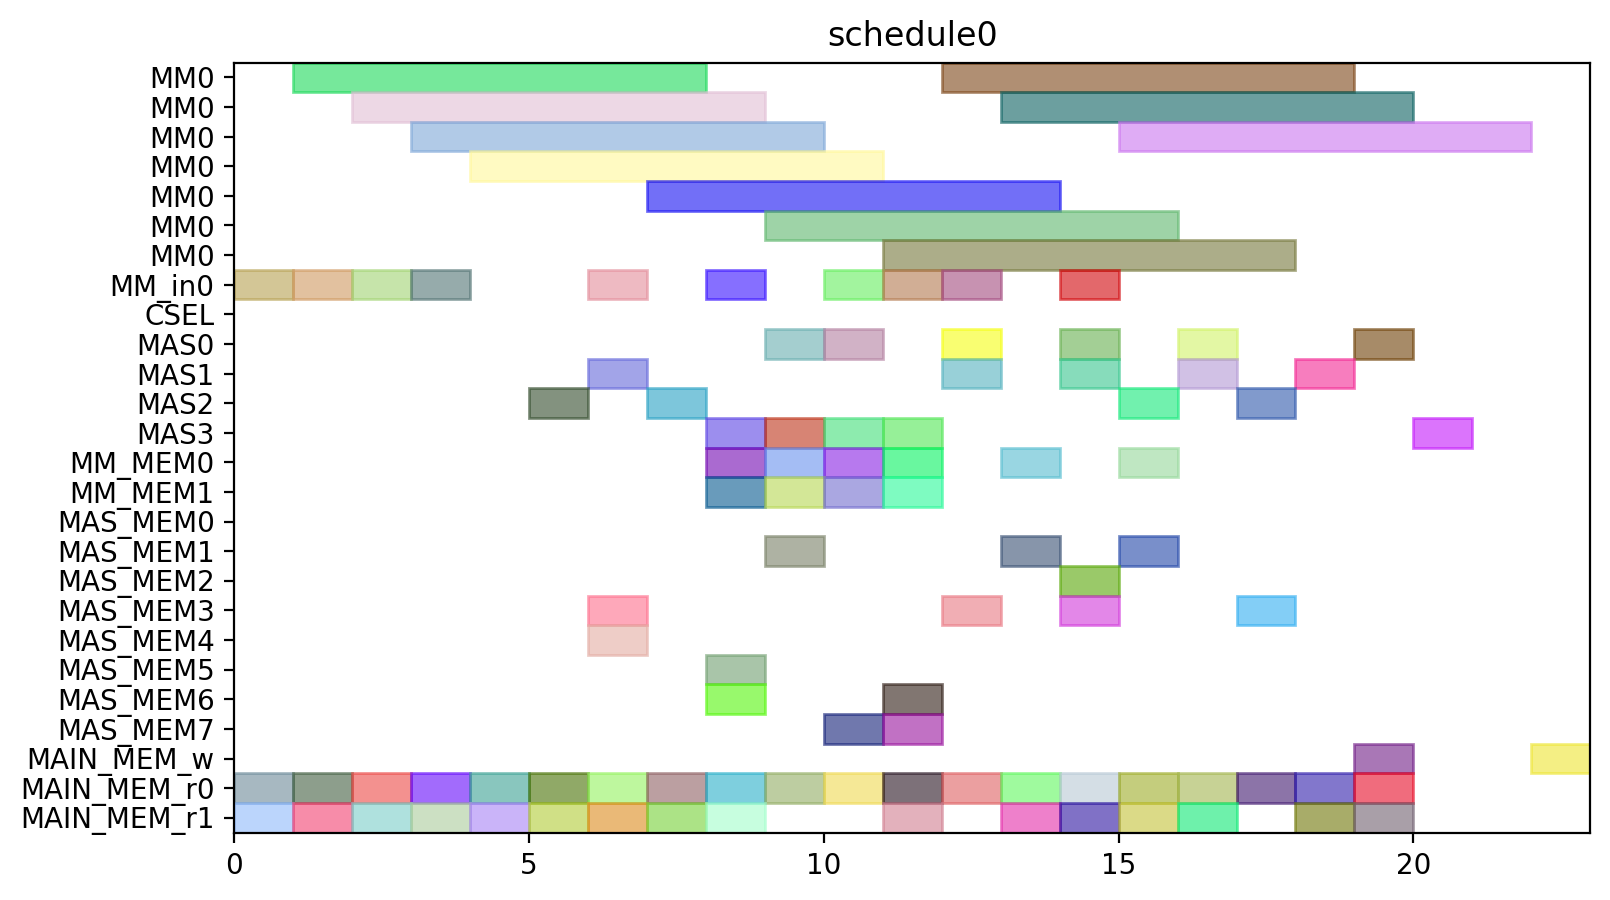

The Python source for this figure:
from pyschedule import Scenario, solvers, plotters, alt


def solve():
	horizon = 120
	S = Scenario("schedule0", horizon=horizon)

	# resource
	MM = S.Resources('MM', num=1, size=7)
	MM_in = S.Resources('MM_in', num=1)
	CSEL = S.Resource('CSEL')
	MAS = S.Resources('MAS', num=4, size=1, periods=range(1, horizon))
	MM_MEM = S.Resources('MM_MEM', num=2)
	MAS_MEM = S.Resources('MAS_MEM', num=8)
	MAIN_MEM_w = S.Resource('MAIN_MEM_w', size=1)
	MAIN_MEM_r = S.Resources('MAIN_MEM_r', num=2)

	# result of previous scheduling

	# new tasks
	t0_t0 = S.Task('t0_t0', length=7, delay_cost=1)
	t0_t0 += alt(MM)
	t0_t0_in = S.Task('t0_t0_in', length=1, delay_cost=1)
	t0_t0_in += alt(MM_in)
	S += t0_t0_in*MM_in[0]<=t0_t0*MM[0]
	t0_t0_mem0 = S.Task('t0_t0_mem0', length=1, delay_cost=1)
	t0_t0_mem0 += MAIN_MEM_r[0]
	S += t0_t0_mem0 <= t0_t0

	t0_t0_mem1 = S.Task('t0_t0_mem1', length=1, delay_cost=1)
	t0_t0_mem1 += MAIN_MEM_r[1]
	S += t0_t0_mem1 <= t0_t0

	t0_t1 = S.Task('t0_t1', length=7, delay_cost=1)
	t0_t1 += alt(MM)
	t0_t1_in = S.Task('t0_t1_in', length=1, delay_cost=1)
	t0_t1_in += alt(MM_in)
	S += t0_t1_in*MM_in[0]<=t0_t1*MM[0]
	t0_t1_mem0 = S.Task('t0_t1_mem0', length=1, delay_cost=1)
	t0_t1_mem0 += MAIN_MEM_r[0]
	S += t0_t1_mem0 <= t0_t1

	t0_t1_mem1 = S.Task('t0_t1_mem1', length=1, delay_cost=1)
	t0_t1_mem1 += MAIN_MEM_r[1]
	S += t0_t1_mem1 <= t0_t1

	t0_t2 = S.Task('t0_t2', length=1, delay_cost=1)
	t0_t2 += alt(MAS)
	t0_t2_mem0 = S.Task('t0_t2_mem0', length=1, delay_cost=1)
	t0_t2_mem0 += MAIN_MEM_r[0]
	S += t0_t2_mem0 <= t0_t2

	t0_t2_mem1 = S.Task('t0_t2_mem1', length=1, delay_cost=1)
	t0_t2_mem1 += MAIN_MEM_r[1]
	S += t0_t2_mem1 <= t0_t2

	t0_t3 = S.Task('t0_t3', length=1, delay_cost=1)
	t0_t3 += alt(MAS)
	t0_t3_mem0 = S.Task('t0_t3_mem0', length=1, delay_cost=1)
	t0_t3_mem0 += MAIN_MEM_r[0]
	S += t0_t3_mem0 <= t0_t3

	t0_t3_mem1 = S.Task('t0_t3_mem1', length=1, delay_cost=1)
	t0_t3_mem1 += MAIN_MEM_r[1]
	S += t0_t3_mem1 <= t0_t3

	t2_t0 = S.Task('t2_t0', length=7, delay_cost=1)
	t2_t0 += alt(MM)
	t2_t0_in = S.Task('t2_t0_in', length=1, delay_cost=1)
	t2_t0_in += alt(MM_in)
	S += t2_t0_in*MM_in[0]<=t2_t0*MM[0]
	t2_t0_mem0 = S.Task('t2_t0_mem0', length=1, delay_cost=1)
	t2_t0_mem0 += MAIN_MEM_r[0]
	S += t2_t0_mem0 <= t2_t0

	t2_t0_mem1 = S.Task('t2_t0_mem1', length=1, delay_cost=1)
	t2_t0_mem1 += MAIN_MEM_r[1]
	S += t2_t0_mem1 <= t2_t0

	t2_t1 = S.Task('t2_t1', length=7, delay_cost=1)
	t2_t1 += alt(MM)
	t2_t1_in = S.Task('t2_t1_in', length=1, delay_cost=1)
	t2_t1_in += alt(MM_in)
	S += t2_t1_in*MM_in[0]<=t2_t1*MM[0]
	t2_t1_mem0 = S.Task('t2_t1_mem0', length=1, delay_cost=1)
	t2_t1_mem0 += MAIN_MEM_r[0]
	S += t2_t1_mem0 <= t2_t1

	t2_t1_mem1 = S.Task('t2_t1_mem1', length=1, delay_cost=1)
	t2_t1_mem1 += MAIN_MEM_r[1]
	S += t2_t1_mem1 <= t2_t1

	t2_t2 = S.Task('t2_t2', length=1, delay_cost=1)
	t2_t2 += alt(MAS)
	t2_t2_mem0 = S.Task('t2_t2_mem0', length=1, delay_cost=1)
	t2_t2_mem0 += MAIN_MEM_r[0]
	S += t2_t2_mem0 <= t2_t2

	t2_t2_mem1 = S.Task('t2_t2_mem1', length=1, delay_cost=1)
	t2_t2_mem1 += MAIN_MEM_r[1]
	S += t2_t2_mem1 <= t2_t2

	t2_t3 = S.Task('t2_t3', length=1, delay_cost=1)
	t2_t3 += alt(MAS)
	t2_t3_mem0 = S.Task('t2_t3_mem0', length=1, delay_cost=1)
	t2_t3_mem0 += MAIN_MEM_r[0]
	S += t2_t3_mem0 <= t2_t3

	t2_t3_mem1 = S.Task('t2_t3_mem1', length=1, delay_cost=1)
	t2_t3_mem1 += MAIN_MEM_r[1]
	S += t2_t3_mem1 <= t2_t3

	t7_t2 = S.Task('t7_t2', length=1, delay_cost=1)
	t7_t2 += alt(MAS)
	t7_t2_mem0 = S.Task('t7_t2_mem0', length=1, delay_cost=1)
	t7_t2_mem0 += MAIN_MEM_r[0]
	S += t7_t2_mem0 <= t7_t2

	t7_t2_mem1 = S.Task('t7_t2_mem1', length=1, delay_cost=1)
	t7_t2_mem1 += MAIN_MEM_r[1]
	S += t7_t2_mem1 <= t7_t2

	t9_t2 = S.Task('t9_t2', length=1, delay_cost=1)
	t9_t2 += alt(MAS)
	t9_t2_mem0 = S.Task('t9_t2_mem0', length=1, delay_cost=1)
	t9_t2_mem0 += MAIN_MEM_r[0]
	S += t9_t2_mem0 <= t9_t2

	t9_t2_mem1 = S.Task('t9_t2_mem1', length=1, delay_cost=1)
	t9_t2_mem1 += MAIN_MEM_r[1]
	S += t9_t2_mem1 <= t9_t2

	t14_t2 = S.Task('t14_t2', length=1, delay_cost=1)
	t14_t2 += alt(MAS)
	t14_t2_mem0 = S.Task('t14_t2_mem0', length=1, delay_cost=1)
	t14_t2_mem0 += MAIN_MEM_r[0]
	S += t14_t2_mem0 <= t14_t2

	t14_t2_mem1 = S.Task('t14_t2_mem1', length=1, delay_cost=1)
	t14_t2_mem1 += MAIN_MEM_r[1]
	S += t14_t2_mem1 <= t14_t2

	new_TZ_t2 = S.Task('new_TZ_t2', length=1, delay_cost=1)
	new_TZ_t2 += alt(MAS)
	new_TZ_t2_mem0 = S.Task('new_TZ_t2_mem0', length=1, delay_cost=1)
	new_TZ_t2_mem0 += MAIN_MEM_r[0]
	S += new_TZ_t2_mem0 <= new_TZ_t2

	new_TZ_t2_mem1 = S.Task('new_TZ_t2_mem1', length=1, delay_cost=1)
	new_TZ_t2_mem1 += MAIN_MEM_r[1]
	S += new_TZ_t2_mem1 <= new_TZ_t2

	t16_t2 = S.Task('t16_t2', length=1, delay_cost=1)
	t16_t2 += alt(MAS)
	t16_t2_mem0 = S.Task('t16_t2_mem0', length=1, delay_cost=1)
	t16_t2_mem0 += MAIN_MEM_r[0]
	S += t16_t2_mem0 <= t16_t2

	t16_t2_mem1 = S.Task('t16_t2_mem1', length=1, delay_cost=1)
	t16_t2_mem1 += MAIN_MEM_r[1]
	S += t16_t2_mem1 <= t16_t2

	t17_t2 = S.Task('t17_t2', length=1, delay_cost=1)
	t17_t2 += alt(MAS)
	t17_t2_mem0 = S.Task('t17_t2_mem0', length=1, delay_cost=1)
	t17_t2_mem0 += MAIN_MEM_r[0]
	S += t17_t2_mem0 <= t17_t2

	t17_t2_mem1 = S.Task('t17_t2_mem1', length=1, delay_cost=1)
	t17_t2_mem1 += MAIN_MEM_r[1]
	S += t17_t2_mem1 <= t17_t2

	t0_t4 = S.Task('t0_t4', length=7, delay_cost=1)
	t0_t4 += alt(MM)
	t0_t4_in = S.Task('t0_t4_in', length=1, delay_cost=1)
	t0_t4_in += alt(MM_in)
	S += t0_t4_in*MM_in[0]<=t0_t4*MM[0]
	t0_t4_mem0 = S.Task('t0_t4_mem0', length=1, delay_cost=1)
	t0_t4_mem0 += alt(MAS_MEM)
	S += (t0_t2*MAS[0])-1 < t0_t4_mem0*MAS_MEM[0]
	S += (t0_t2*MAS[1])-1 < t0_t4_mem0*MAS_MEM[2]
	S += (t0_t2*MAS[2])-1 < t0_t4_mem0*MAS_MEM[4]
	S += (t0_t2*MAS[3])-1 < t0_t4_mem0*MAS_MEM[6]
	S += t0_t4_mem0 <= t0_t4

	t0_t4_mem1 = S.Task('t0_t4_mem1', length=1, delay_cost=1)
	t0_t4_mem1 += alt(MAS_MEM)
	S += (t0_t3*MAS[0])-1 < t0_t4_mem1*MAS_MEM[1]
	S += (t0_t3*MAS[1])-1 < t0_t4_mem1*MAS_MEM[3]
	S += (t0_t3*MAS[2])-1 < t0_t4_mem1*MAS_MEM[5]
	S += (t0_t3*MAS[3])-1 < t0_t4_mem1*MAS_MEM[7]
	S += t0_t4_mem1 <= t0_t4

	t00 = S.Task('t00', length=1, delay_cost=1)
	t00 += alt(MAS)
	t00_mem0 = S.Task('t00_mem0', length=1, delay_cost=1)
	t00_mem0 += alt(MM_MEM)
	S += (t0_t0*MM[0])-1 < t00_mem0*MM_MEM[0]
	S += t00_mem0 <= t00

	t00_mem1 = S.Task('t00_mem1', length=1, delay_cost=1)
	t00_mem1 += alt(MM_MEM)
	S += (t0_t1*MM[0])-1 < t00_mem1*MM_MEM[1]
	S += t00_mem1 <= t00

	t0_t5 = S.Task('t0_t5', length=1, delay_cost=1)
	t0_t5 += alt(MAS)
	t0_t5_mem0 = S.Task('t0_t5_mem0', length=1, delay_cost=1)
	t0_t5_mem0 += alt(MM_MEM)
	S += (t0_t0*MM[0])-1 < t0_t5_mem0*MM_MEM[0]
	S += t0_t5_mem0 <= t0_t5

	t0_t5_mem1 = S.Task('t0_t5_mem1', length=1, delay_cost=1)
	t0_t5_mem1 += alt(MM_MEM)
	S += (t0_t1*MM[0])-1 < t0_t5_mem1*MM_MEM[1]
	S += t0_t5_mem1 <= t0_t5

	t2_t4 = S.Task('t2_t4', length=7, delay_cost=1)
	t2_t4 += alt(MM)
	t2_t4_in = S.Task('t2_t4_in', length=1, delay_cost=1)
	t2_t4_in += alt(MM_in)
	S += t2_t4_in*MM_in[0]<=t2_t4*MM[0]
	t2_t4_mem0 = S.Task('t2_t4_mem0', length=1, delay_cost=1)
	t2_t4_mem0 += alt(MAS_MEM)
	S += (t2_t2*MAS[0])-1 < t2_t4_mem0*MAS_MEM[0]
	S += (t2_t2*MAS[1])-1 < t2_t4_mem0*MAS_MEM[2]
	S += (t2_t2*MAS[2])-1 < t2_t4_mem0*MAS_MEM[4]
	S += (t2_t2*MAS[3])-1 < t2_t4_mem0*MAS_MEM[6]
	S += t2_t4_mem0 <= t2_t4

	t2_t4_mem1 = S.Task('t2_t4_mem1', length=1, delay_cost=1)
	t2_t4_mem1 += alt(MAS_MEM)
	S += (t2_t3*MAS[0])-1 < t2_t4_mem1*MAS_MEM[1]
	S += (t2_t3*MAS[1])-1 < t2_t4_mem1*MAS_MEM[3]
	S += (t2_t3*MAS[2])-1 < t2_t4_mem1*MAS_MEM[5]
	S += (t2_t3*MAS[3])-1 < t2_t4_mem1*MAS_MEM[7]
	S += t2_t4_mem1 <= t2_t4

	t20 = S.Task('t20', length=1, delay_cost=1)
	t20 += alt(MAS)
	t20_mem0 = S.Task('t20_mem0', length=1, delay_cost=1)
	t20_mem0 += alt(MM_MEM)
	S += (t2_t0*MM[0])-1 < t20_mem0*MM_MEM[0]
	S += t20_mem0 <= t20

	t20_mem1 = S.Task('t20_mem1', length=1, delay_cost=1)
	t20_mem1 += alt(MM_MEM)
	S += (t2_t1*MM[0])-1 < t20_mem1*MM_MEM[1]
	S += t20_mem1 <= t20

	t2_t5 = S.Task('t2_t5', length=1, delay_cost=1)
	t2_t5 += alt(MAS)
	t2_t5_mem0 = S.Task('t2_t5_mem0', length=1, delay_cost=1)
	t2_t5_mem0 += alt(MM_MEM)
	S += (t2_t0*MM[0])-1 < t2_t5_mem0*MM_MEM[0]
	S += t2_t5_mem0 <= t2_t5

	t2_t5_mem1 = S.Task('t2_t5_mem1', length=1, delay_cost=1)
	t2_t5_mem1 += alt(MM_MEM)
	S += (t2_t1*MM[0])-1 < t2_t5_mem1*MM_MEM[1]
	S += t2_t5_mem1 <= t2_t5

	t01 = S.Task('t01', length=1, delay_cost=1)
	t01 += alt(MAS)
	t01_mem0 = S.Task('t01_mem0', length=1, delay_cost=1)
	t01_mem0 += alt(MM_MEM)
	S += (t0_t4*MM[0])-1 < t01_mem0*MM_MEM[0]
	S += t01_mem0 <= t01

	t01_mem1 = S.Task('t01_mem1', length=1, delay_cost=1)
	t01_mem1 += alt(MAS_MEM)
	S += (t0_t5*MAS[0])-1 < t01_mem1*MAS_MEM[1]
	S += (t0_t5*MAS[1])-1 < t01_mem1*MAS_MEM[3]
	S += (t0_t5*MAS[2])-1 < t01_mem1*MAS_MEM[5]
	S += (t0_t5*MAS[3])-1 < t01_mem1*MAS_MEM[7]
	S += t01_mem1 <= t01

	t10 = S.Task('t10', length=1, delay_cost=1)
	t10 += alt(MAS)
	t10_mem0 = S.Task('t10_mem0', length=1, delay_cost=1)
	t10_mem0 += MAIN_MEM_r[0]
	S += t10_mem0 <= t10

	t10_mem1 = S.Task('t10_mem1', length=1, delay_cost=1)
	t10_mem1 += alt(MAS_MEM)
	S += (t00*MAS[0])-1 < t10_mem1*MAS_MEM[1]
	S += (t00*MAS[1])-1 < t10_mem1*MAS_MEM[3]
	S += (t00*MAS[2])-1 < t10_mem1*MAS_MEM[5]
	S += (t00*MAS[3])-1 < t10_mem1*MAS_MEM[7]
	S += t10_mem1 <= t10

	t21 = S.Task('t21', length=1, delay_cost=1)
	t21 += alt(MAS)
	t21_mem0 = S.Task('t21_mem0', length=1, delay_cost=1)
	t21_mem0 += alt(MM_MEM)
	S += (t2_t4*MM[0])-1 < t21_mem0*MM_MEM[0]
	S += t21_mem0 <= t21

	t21_mem1 = S.Task('t21_mem1', length=1, delay_cost=1)
	t21_mem1 += alt(MAS_MEM)
	S += (t2_t5*MAS[0])-1 < t21_mem1*MAS_MEM[1]
	S += (t2_t5*MAS[1])-1 < t21_mem1*MAS_MEM[3]
	S += (t2_t5*MAS[2])-1 < t21_mem1*MAS_MEM[5]
	S += (t2_t5*MAS[3])-1 < t21_mem1*MAS_MEM[7]
	S += t21_mem1 <= t21

	t30 = S.Task('t30', length=1, delay_cost=1)
	t30 += alt(MAS)
	t30_mem0 = S.Task('t30_mem0', length=1, delay_cost=1)
	t30_mem0 += MAIN_MEM_r[0]
	S += t30_mem0 <= t30

	t30_mem1 = S.Task('t30_mem1', length=1, delay_cost=1)
	t30_mem1 += alt(MAS_MEM)
	S += (t20*MAS[0])-1 < t30_mem1*MAS_MEM[1]
	S += (t20*MAS[1])-1 < t30_mem1*MAS_MEM[3]
	S += (t20*MAS[2])-1 < t30_mem1*MAS_MEM[5]
	S += (t20*MAS[3])-1 < t30_mem1*MAS_MEM[7]
	S += t30_mem1 <= t30

	t11 = S.Task('t11', length=1, delay_cost=1)
	t11 += alt(MAS)
	t11_mem0 = S.Task('t11_mem0', length=1, delay_cost=1)
	t11_mem0 += MAIN_MEM_r[0]
	S += t11_mem0 <= t11

	t11_mem1 = S.Task('t11_mem1', length=1, delay_cost=1)
	t11_mem1 += alt(MAS_MEM)
	S += (t01*MAS[0])-1 < t11_mem1*MAS_MEM[1]
	S += (t01*MAS[1])-1 < t11_mem1*MAS_MEM[3]
	S += (t01*MAS[2])-1 < t11_mem1*MAS_MEM[5]
	S += (t01*MAS[3])-1 < t11_mem1*MAS_MEM[7]
	S += t11_mem1 <= t11

	t31 = S.Task('t31', length=1, delay_cost=1)
	t31 += alt(MAS)
	t31_mem0 = S.Task('t31_mem0', length=1, delay_cost=1)
	t31_mem0 += MAIN_MEM_r[0]
	S += t31_mem0 <= t31

	t31_mem1 = S.Task('t31_mem1', length=1, delay_cost=1)
	t31_mem1 += alt(MAS_MEM)
	S += (t21*MAS[0])-1 < t31_mem1*MAS_MEM[1]
	S += (t21*MAS[1])-1 < t31_mem1*MAS_MEM[3]
	S += (t21*MAS[2])-1 < t31_mem1*MAS_MEM[5]
	S += (t21*MAS[3])-1 < t31_mem1*MAS_MEM[7]
	S += t31_mem1 <= t31

	c010 = S.Task('c010', length=7, delay_cost=1)
	c010 += alt(MM)
	c010_in = S.Task('c010_in', length=1, delay_cost=1)
	c010_in += alt(MM_in)
	S += c010_in*MM_in[0]<=c010*MM[0]
	S += 0<c010

	c010_w = S.Task('c010_w', length=1, delay_cost=1)
	c010_w += alt(MAIN_MEM_w)
	S += c010 <= c010_w

	c010_mem0 = S.Task('c010_mem0', length=1, delay_cost=1)
	c010_mem0 += alt(MAS_MEM)
	S += (t30*MAS[0])-1 < c010_mem0*MAS_MEM[0]
	S += (t30*MAS[1])-1 < c010_mem0*MAS_MEM[2]
	S += (t30*MAS[2])-1 < c010_mem0*MAS_MEM[4]
	S += (t30*MAS[3])-1 < c010_mem0*MAS_MEM[6]
	S += c010_mem0 <= c010

	c010_mem1 = S.Task('c010_mem1', length=1, delay_cost=1)
	c010_mem1 += MAIN_MEM_r[1]
	S += c010_mem1 <= c010

	c200 = S.Task('c200', length=7, delay_cost=1)
	c200 += alt(MM)
	c200_in = S.Task('c200_in', length=1, delay_cost=1)
	c200_in += alt(MM_in)
	S += c200_in*MM_in[0]<=c200*MM[0]
	S += 0<c200

	c200_w = S.Task('c200_w', length=1, delay_cost=1)
	c200_w += alt(MAIN_MEM_w)
	S += c200 <= c200_w

	c200_mem0 = S.Task('c200_mem0', length=1, delay_cost=1)
	c200_mem0 += alt(MAS_MEM)
	S += (t10*MAS[0])-1 < c200_mem0*MAS_MEM[0]
	S += (t10*MAS[1])-1 < c200_mem0*MAS_MEM[2]
	S += (t10*MAS[2])-1 < c200_mem0*MAS_MEM[4]
	S += (t10*MAS[3])-1 < c200_mem0*MAS_MEM[6]
	S += c200_mem0 <= c200

	c200_mem1 = S.Task('c200_mem1', length=1, delay_cost=1)
	c200_mem1 += MAIN_MEM_r[1]
	S += c200_mem1 <= c200

	t16_t0 = S.Task('t16_t0', length=7, delay_cost=1)
	t16_t0 += alt(MM)
	t16_t0_in = S.Task('t16_t0_in', length=1, delay_cost=1)
	t16_t0_in += alt(MM_in)
	S += t16_t0_in*MM_in[0]<=t16_t0*MM[0]
	t16_t0_mem0 = S.Task('t16_t0_mem0', length=1, delay_cost=1)
	t16_t0_mem0 += MAIN_MEM_r[0]
	S += t16_t0_mem0 <= t16_t0

	t16_t0_mem1 = S.Task('t16_t0_mem1', length=1, delay_cost=1)
	t16_t0_mem1 += alt(MAS_MEM)
	S += (t30*MAS[0])-1 < t16_t0_mem1*MAS_MEM[1]
	S += (t30*MAS[1])-1 < t16_t0_mem1*MAS_MEM[3]
	S += (t30*MAS[2])-1 < t16_t0_mem1*MAS_MEM[5]
	S += (t30*MAS[3])-1 < t16_t0_mem1*MAS_MEM[7]
	S += t16_t0_mem1 <= t16_t0

	t17_t0 = S.Task('t17_t0', length=7, delay_cost=1)
	t17_t0 += alt(MM)
	t17_t0_in = S.Task('t17_t0_in', length=1, delay_cost=1)
	t17_t0_in += alt(MM_in)
	S += t17_t0_in*MM_in[0]<=t17_t0*MM[0]
	t17_t0_mem0 = S.Task('t17_t0_mem0', length=1, delay_cost=1)
	t17_t0_mem0 += MAIN_MEM_r[0]
	S += t17_t0_mem0 <= t17_t0

	t17_t0_mem1 = S.Task('t17_t0_mem1', length=1, delay_cost=1)
	t17_t0_mem1 += alt(MAS_MEM)
	S += (t10*MAS[0])-1 < t17_t0_mem1*MAS_MEM[1]
	S += (t10*MAS[1])-1 < t17_t0_mem1*MAS_MEM[3]
	S += (t10*MAS[2])-1 < t17_t0_mem1*MAS_MEM[5]
	S += (t10*MAS[3])-1 < t17_t0_mem1*MAS_MEM[7]
	S += t17_t0_mem1 <= t17_t0

	solvers.mip.solve(S,msg=1,kind='CPLEX',ratio_gap=1.01)

	solution = [['hoge']*len(S.solution()[1]) for i in range(len(S.solution()))]
	for i in range(len(S.solution())):
		for j in range(len(S.solution()[i])):
			solution[i][j]=str(S.solution()[i][j])
	print(solution)

	cycles = int(solution[-1][3])

	pic_file_name = "/home/mfukuda/ABE/multiRAM_multiMAS_16mux/scheduling_result/stage7MM1_stage1MAS4/EP2_ADD_w_EVAL/schedule0.png"
	if(S.solution() != []):
		plotters.matplotlib.plot(S,img_filename=pic_file_name, show_task_labels=False, fig_size=(cycles*0.25+3, 5))

	return solution
